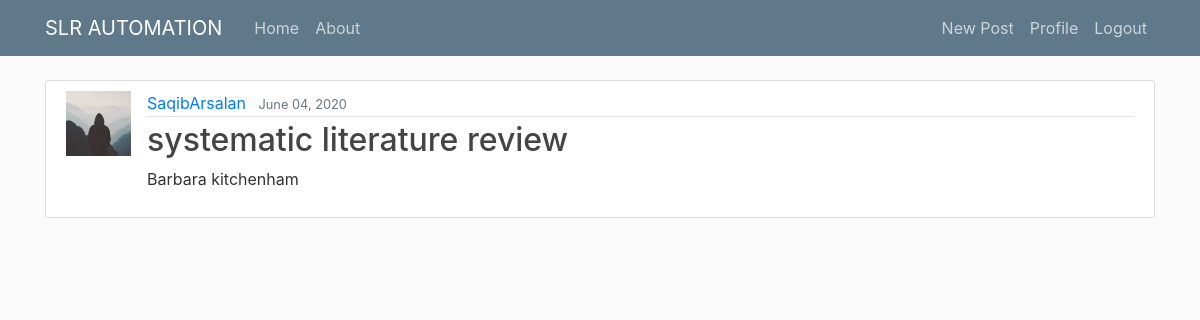
The app's page /post/1/ (signed in) with its own data.
### blog/models.py (models this page shows, shortened)
class Post(models.Model):
    title = models.CharField(max_length=100)
    content = models.TextField()
    date_posted = models.DateTimeField(default=timezone.now)
    author = models.ForeignKey(User, on_delete= models.CASCADE)

### users/models.py (models this page shows, shortened)
class Profile(models.Model):
    user = models.OneToOneField(User, on_delete=models.CASCADE)
    image = models.ImageField(default= 'default.jpg', upload_to='profile_pics')

### blog/views.py (the view)
# urls.py: path('post/<int:pk>/', PostDetailView.as_view(), name='post-detail'),
class PostDetailView(DetailView):
        model = Post

### blog/templates/blog/post_detail.html (shortened to what this page needs)
{% extends "blog/base.html" %}
{% block content %}
<article class="media content-section" xmlns="http://www.w3.org/1999/html">
           <img class="rounder-circle article-img" src="{{ object.author.profile.image.url }}">
          <div class="media-body">
            <div class="article-metadata">
              <a class="mr-2" href="{% url 'user-posts' object.author.username %}">{{ object.author }}</a>
              <small class="text-muted">{{ object.date_posted|date:"F d, Y"}}</small>
            </div>
            <h2 class="article-title">{{ object.title }}</h2>
            <p class="article-content">{{ object.content }}</p>
  </div>
</article>
{% endblock content %}

### blog/static/blog/main.css (style rules this page uses)
body { background: #fafafa; color: #333333; margin-top: 5rem; }
h1, h2, h3, h4, h5, h6 { color: #444444; }
.content-section { background: #ffffff; padding: 10px 20px; border: 1px solid #dddddd; border-radius: 3px; margin-bottom: 20px; }
.article-title { color: #444444; }
.article-content { white-space: pre-line; }
.article-img { height: 65px; width: 65px; margin-right: 16px; }
.article-metadata { padding-bottom: 1px; margin-bottom: 4px; border-bottom: 1px solid #e3e3e3 }

### blog/static/css/parsifal.css (style rules this page uses)
html, body { height: 100%; }
article { font-size: 16px; margin-bottom: 20px; }

### records on screen
Post: author.profile.image (placeholder picture), author "SaqibArsalan", date_posted "June 04, 2020", title "systematic literature review", content "Barbara kitchenham"
